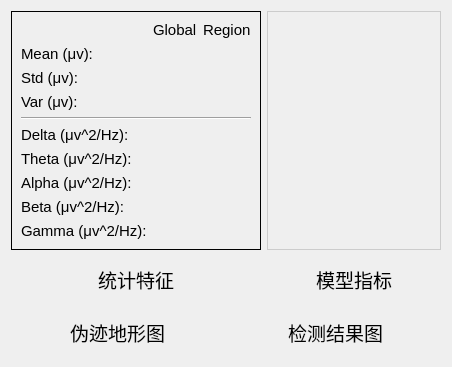
            <widget class="QWidget" name="ad_form">
             <attribute name="title">
              <string>AD</string>
             </attribute>
             <layout class="QHBoxLayout" name="horizontalLayout_2">
              <item>
               <layout class="QVBoxLayout" name="verticalLayout_18">
                <item>
                 <layout class="QHBoxLayout" name="horizontalLayout_33">
                  <item>
                   <layout class="QVBoxLayout" name="verticalLayout_19" stretch="1,0">
                    <item>
                     <layout class="QHBoxLayout" name="horizontalLayout_34">
                      <item>
                       <widget class="QFrame" name="frame_2">
                        <property name="styleSheet">
                         <string notr="true"/>
                        </property>
                        <property name="frameShape">
                         <enum>QFrame::Box</enum>
                        </property>
                        <property name="frameShadow">
                         <enum>QFrame::Plain</enum>
                        </property>
                        <layout class="QVBoxLayout" name="verticalLayout_11">
                         <item>
                          <layout class="QGridLayout" name="gridLayout_7">
                           <item row="0" column="2">
                            <widget class="QLabel" name="label_14">
                             <property name="font">
                              <font>
                               <family>Arial</family>
                               <pointsize>11</pointsize>
                               <weight>50</weight>
                               <bold>false</bold>
                              </font>
                             </property>
                             <property name="text">
                              <string>Region</string>
                             </property>
                            </widget>
                           </item>
                           <item row="5" column="0">
                            <widget class="QLabel" name="label_47">
                             <property name="font">
                              <font>
                               <family>Arial</family>
                               <pointsize>11</pointsize>
                               <weight>50</weight>
                               <bold>false</bold>
                              </font>
                             </property>
                             <property name="toolTip">
                              <string>0-4 Hz</string>
                             </property>
                             <property name="text">
                              <string>Delta (μv^2/Hz):</string>
                             </property>
                            </widget>
                           </item>
                           <item row="1" column="0">
                            <widget class="QLabel" name="label_33">
                             <property name="font">
                              <font>
                               <family>Arial</family>
                               <pointsize>11</pointsize>
                               <weight>50</weight>
                               <bold>false</bold>
                              </font>
                             </property>
                             <property name="text">
                              <string>Mean (μv):</string>
                             </property>
                            </widget>
                           </item>
                           <item row="0" column="0">
                            <widget class="QLabel" name="label_22">
                             <property name="text">
                              <string/>
                             </property>
                            </widget>
                           </item>
                           <item row="8" column="0">
                            <widget class="QLabel" name="label_48">
                             <property name="font">
                              <font>
                               <family>Arial</family>
                               <pointsize>11</pointsize>
                               <weight>50</weight>
                               <bold>false</bold>
                              </font>
                             </property>
                             <property name="toolTip">
                              <string>12-30 Hz</string>
                             </property>
                             <property name="text">
                              <string>Beta (μv^2/Hz):</string>
                             </property>
                            </widget>
                           </item>
                           <item row="6" column="0">
                            <widget class="QLabel" name="label_49">
                             <property name="font">
                              <font>
                               <family>Arial</family>
                               <pointsize>11</pointsize>
                               <weight>50</weight>
                               <bold>false</bold>
                              </font>
                             </property>
                             <property name="toolTip">
                              <string>4-8 Hz</string>
                             </property>
                             <property name="text">
                              <string>Theta (μv^2/Hz):</string>
                             </property>
                            </widget>
                           </item>
                           <item row="1" column="2">
                            <widget class="QLabel" name="r_mean_1">
                             <property name="text">
                              <string/>
                             </property>
                            </widget>
                           </item>
                           <item row="3" column="2">
                            <widget class="QLabel" name="r_var_1">
                             <property name="text">
                              <string/>
                             </property>
                            </widget>
                           </item>
                           <item row="2" column="0">
                            <widget class="QLabel" name="label_65">
                             <property name="font">
                              <font>
                               <family>Arial</family>
                               <pointsize>11</pointsize>
                               <weight>50</weight>
                               <bold>false</bold>
                              </font>
                             </property>
                             <property name="text">
                              <string>Std (μv):</string>
                             </property>
                            </widget>
                           </item>
                           <item row="7" column="0">
                            <widget class="QLabel" name="label_50">
                             <property name="font">
                              <font>
                               <family>Arial</family>
                               <pointsize>11</pointsize>
                               <weight>50</weight>
                               <bold>false</bold>
                              </font>
                             </property>
                             <property name="toolTip">
                              <string>8-12 Hz</string>
                             </property>
                             <property name="text">
                              <string>Alpha (μv^2/Hz):</string>
                             </property>
                            </widget>
                           </item>
                           <item row="3" column="0">
                            <widget class="QLabel" name="label_34">
                             <property name="font">
                              <font>
                               <family>Arial</family>
                               <pointsize>11</pointsize>
                               <weight>50</weight>
                               <bold>false</bold>
                              </font>
                             </property>
                             <property name="text">
                              <string>Var (μv):</string>
                             </property>
                            </widget>
                           </item>
                           <item row="9" column="0">
                            <widget class="QLabel" name="label_51">
                             <property name="font">
                              <font>
                               <family>Arial</family>
                               <pointsize>11</pointsize>
                               <weight>50</weight>
                               <bold>false</bold>
                              </font>
                             </property>
                             <property name="toolTip">
                              <string>30-45 Hz</string>
                             </property>
                             <property name="text">
                              <string>Gamma (μv^2/Hz):</string>
                             </property>
                            </widget>
                           </item>
                           <item row="3" column="1">
                            <widget class="QLabel" name="g_var_1">
                             <property name="text">
                              <string/>
                             </property>
                            </widget>
                           </item>
                           <item row="1" column="1">
                            <widget class="QLabel" name="g_mean_1">
                             <property name="text">
                              <string/>
                             </property>
                             <property name="alignment">
                              <set>Qt::AlignLeading|Qt::AlignLeft|Qt::AlignVCenter</set>
                             </property>
                            </widget>
                           </item>
                           <item row="2" column="2">
                            <widget class="QLabel" name="r_std_1">
                             <property name="text">
                              <string/>
                             </property>
                            </widget>
                           </item>
                           <item row="0" column="1">
                            <widget class="QLabel" name="label_10">
                             <property name="font">
                              <font>
                               <family>Arial</family>
                               <pointsize>11</pointsize>
                               <weight>50</weight>
                               <bold>false</bold>
                              </font>
                             </property>
                             <property name="text">
                              <string>Global</string>
                             </property>
                            </widget>
                           </item>
                           <item row="2" column="1">
                            <widget class="QLabel" name="g_std_1">
                             <property name="text">
                              <string/>
                             </property>
                            </widget>
                           </item>
                           <item row="5" column="1">
                            <widget class="QLabel" name="g_d_1">
                             <property name="text">
                              <string/>
                             </property>
                            </widget>
                           </item>
                           <item row="5" column="2">
                            <widget class="QLabel" name="r_d_1">
                             <property name="text">
                              <string/>
                             </property>
                            </widget>
                           </item>
                           <item row="6" column="2">
                            <widget class="QLabel" name="r_t_1">
                             <property name="text">
                              <string/>
                             </property>
                            </widget>
                           </item>
                           <item row="7" column="2">
                            <widget class="QLabel" name="r_a_1">
                             <property name="text">
                              <string/>
                             </property>
                            </widget>
                           </item>
                           <item row="8" column="2">
                            <widget class="QLabel" name="r_b_1">
                             <property name="text">
                              <string/>
                             </property>
                            </widget>
                           </item>
                           <item row="9" column="2">
                            <widget class="QLabel" name="r_g_1">
                             <property name="text">
                              <string/>
                             </property>
                            </widget>
                           </item>
                           <item row="9" column="1">
                            <widget class="QLabel" name="g_g_1">
                             <property name="text">
                              <string/>
                             </property>
                            </widget>
                           </item>
                           <item row="8" column="1">
                            <widget class="QLabel" name="g_b_1">
                             <property name="text">
                              <string/>
                             </property>
                            </widget>
                           </item>
                           <item row="7" column="1">
                            <widget class="QLabel" name="g_a_1">
                             <property name="text">
                              <string/>
                             </property>
                            </widget>
                           </item>
                           <item row="6" column="1">
                            <widget class="QLabel" name="g_t_1">
                             <property name="text">
                              <string/>
                             </property>
                            </widget>
                           </item>
                           <item row="4" column="0" colspan="3">
                            <widget class="Line" name="line_2">
                             <property name="orientation">
                              <enum>Qt::Horizontal</enum>
                             </property>
                            </widget>
                           </item>
                          </layout>
                         </item>
                        </layout>
                       </widget>
                      </item>
                     </layout>
                    </item>
                    <item>
                     <widget class="QWidget" name="widget_10" native="true">
                      <layout class="QHBoxLayout" name="horizontalLayout_35">
                       <item>
                        <spacer name="horizontalSpacer_19">
                         <property name="orientation">
                          <enum>Qt::Horizontal</enum>
                         </property>
                         <property name="sizeHint" stdset="0">
                          <size>
                           <width>40</width>
                           <height>20</height>
                          </size>
                         </property>
                        </spacer>
                       </item>
                       <item>
                        <widget class="QLabel" name="label_25">
                         <property name="text">
                          <string>&lt;html&gt;&lt;head/&gt;&lt;body&gt;&lt;p&gt;&lt;span style=&quot; font-size:14pt;&quot;&gt;统计特征&lt;/span&gt;&lt;/p&gt;&lt;/body&gt;&lt;/html&gt;</string>
                         </property>
                        </widget>
                       </item>
                       <item>
                        <spacer name="horizontalSpacer_20">
                         <property name="orientation">
                          <enum>Qt::Horizontal</enum>
                         </property>
                         <property name="sizeHint" stdset="0">
                          <size>
                           <width>40</width>
                           <height>20</height>
                          </size>
                         </property>
                        </spacer>
                       </item>
                      </layout>
                     </widget>
                    </item>
                   </layout>
                  </item>
                  <item>
                   <layout class="QVBoxLayout" name="verticalLayout_20" stretch="1,0">
                    <property name="sizeConstraint">
                     <enum>QLayout::SetDefaultConstraint</enum>
                    </property>
                    <item>
                     <layout class="QHBoxLayout" name="layout">
                      <property name="sizeConstraint">
                       <enum>QLayout::SetDefaultConstraint</enum>
                      </property>
                      <item>
                       <widget class="QFrame" name="frame_4">
                        <property name="sizePolicy">
                         <sizepolicy hsizetype="Ignored" vsizetype="Ignored">
                          <horstretch>0</horstretch>
                          <verstretch>0</verstretch>
                         </sizepolicy>
                        </property>
                        <property name="styleSheet">
                         <string notr="true">border: 1px solid #cccccc;</string>
                        </property>
                        <property name="frameShape">
                         <enum>QFrame::StyledPanel</enum>
                        </property>
                        <property name="frameShadow">
                         <enum>QFrame::Plain</enum>
                        </property>
                        <layout class="QHBoxLayout" name="horizontalLayout_19">
                         <property name="leftMargin">
                          <number>0</number>
                         </property>
                         <property name="topMargin">
                          <number>0</number>
                         </property>
                         <property name="rightMargin">
                          <number>0</number>
                         </property>
                         <property name="bottomMargin">
                          <number>0</number>
                         </property>
                         <item>
                          <layout class="QGridLayout" name="ad_idx_layout">
                           <property name="leftMargin">
                            <number>2</number>
                           </property>
                           <property name="topMargin">
                            <number>2</number>
                           </property>
                           <property name="rightMargin">
                            <number>2</number>
                           </property>
                           <property name="bottomMargin">
                            <number>2</number>
                           </property>
                          </layout>
                         </item>
                        </layout>
                       </widget>
                      </item>
                     </layout>
                    </item>
                    <item>
                     <widget class="QWidget" name="widget_11" native="true">
                      <layout class="QHBoxLayout" name="horizontalLayout_37">
                       <item>
                        <spacer name="horizontalSpacer_21">
                         <property name="orientation">
                          <enum>Qt::Horizontal</enum>
                         </property>
                         <property name="sizeHint" stdset="0">
                          <size>
                           <width>40</width>
                           <height>20</height>
                          </size>
                         </property>
                        </spacer>
                       </item>
                       <item>
                        <widget class="QLabel" name="label_26">
                         <property name="text">
                          <string>&lt;html&gt;&lt;head/&gt;&lt;body&gt;&lt;p&gt;&lt;span style=&quot; font-size:14pt;&quot;&gt;模型指标&lt;/span&gt;&lt;/p&gt;&lt;/body&gt;&lt;/html&gt;</string>
                         </property>
                        </widget>
                       </item>
                       <item>
                        <spacer name="horizontalSpacer_22">
                         <property name="orientation">
                          <enum>Qt::Horizontal</enum>
                         </property>
                         <property name="sizeHint" stdset="0">
                          <size>
                           <width>40</width>
                           <height>20</height>
                          </size>
                         </property>
                        </spacer>
                       </item>
                      </layout>
                     </widget>
                    </item>
                   </layout>
                  </item>
                 </layout>
                </item>
                <item>
                 <layout class="QHBoxLayout" name="horizontalLayout_38" stretch="0,0">
                  <item>
                   <layout class="QVBoxLayout" name="verticalLayout_21" stretch="1,0">
                    <item>
                     <layout class="QHBoxLayout" name="topo_layout"/>
                    </item>
                    <item>
                     <widget class="QWidget" name="widget_12" native="true">
                      <layout class="QHBoxLayout" name="horizontalLayout_40">
                       <item>
                        <spacer name="horizontalSpacer_23">
                         <property name="orientation">
                          <enum>Qt::Horizontal</enum>
                         </property>
                         <property name="sizeHint" stdset="0">
                          <size>
                           <width>40</width>
                           <height>20</height>
                          </size>
                         </property>
                        </spacer>
                       </item>
                       <item>
                        <widget class="QLabel" name="label_27">
                         <property name="text">
                          <string>&lt;html&gt;&lt;head/&gt;&lt;body&gt;&lt;p&gt;&lt;span style=&quot; font-size:14pt;&quot;&gt;伪迹地形图&lt;/span&gt;&lt;/p&gt;&lt;/body&gt;&lt;/html&gt;</string>
                         </property>
                        </widget>
                       </item>
                       <item>
                        <spacer name="horizontalSpacer_24">
                         <property name="orientation">
                          <enum>Qt::Horizontal</enum>
                         </property>
                         <property name="sizeHint" stdset="0">
                          <size>
                           <width>40</width>
                           <height>20</height>
                          </size>
                         </property>
                        </spacer>
                       </item>
                      </layout>
                     </widget>
                    </item>
                   </layout>
                  </item>
                  <item>
                   <layout class="QVBoxLayout" name="verticalLayout_22" stretch="1,0">
                    <item>
                     <layout class="QHBoxLayout" name="ad_res_layout"/>
                    </item>
                    <item>
                     <widget class="QWidget" name="widget_13" native="true">
                      <layout class="QHBoxLayout" name="horizontalLayout_42">
                       <item>
                        <spacer name="horizontalSpacer_25">
                         <property name="orientation">
                          <enum>Qt::Horizontal</enum>
                         </property>
                         <property name="sizeHint" stdset="0">
                          <size>
                           <width>40</width>
                           <height>20</height>
                          </size>
                         </property>
                        </spacer>
                       </item>
                       <item>
                        <widget class="QLabel" name="label_28">
                         <property name="text">
                          <string>&lt;html&gt;&lt;head/&gt;&lt;body&gt;&lt;p&gt;&lt;span style=&quot; font-size:14pt;&quot;&gt;检测结果图&lt;/span&gt;&lt;/p&gt;&lt;/body&gt;&lt;/html&gt;</string>
                         </property>
                        </widget>
                       </item>
                       <item>
                        <spacer name="horizontalSpacer_26">
                         <property name="orientation">
                          <enum>Qt::Horizontal</enum>
                         </property>
                         <property name="sizeHint" stdset="0">
                          <size>
                           <width>40</width>
                           <height>20</height>
                          </size>
                         </property>
                        </spacer>
                       </item>
                      </layout>
                     </widget>
                    </item>
                   </layout>
                  </item>
                 </layout>
                </item>
               </layout>
              </item>
             </layout>
            </widget>
